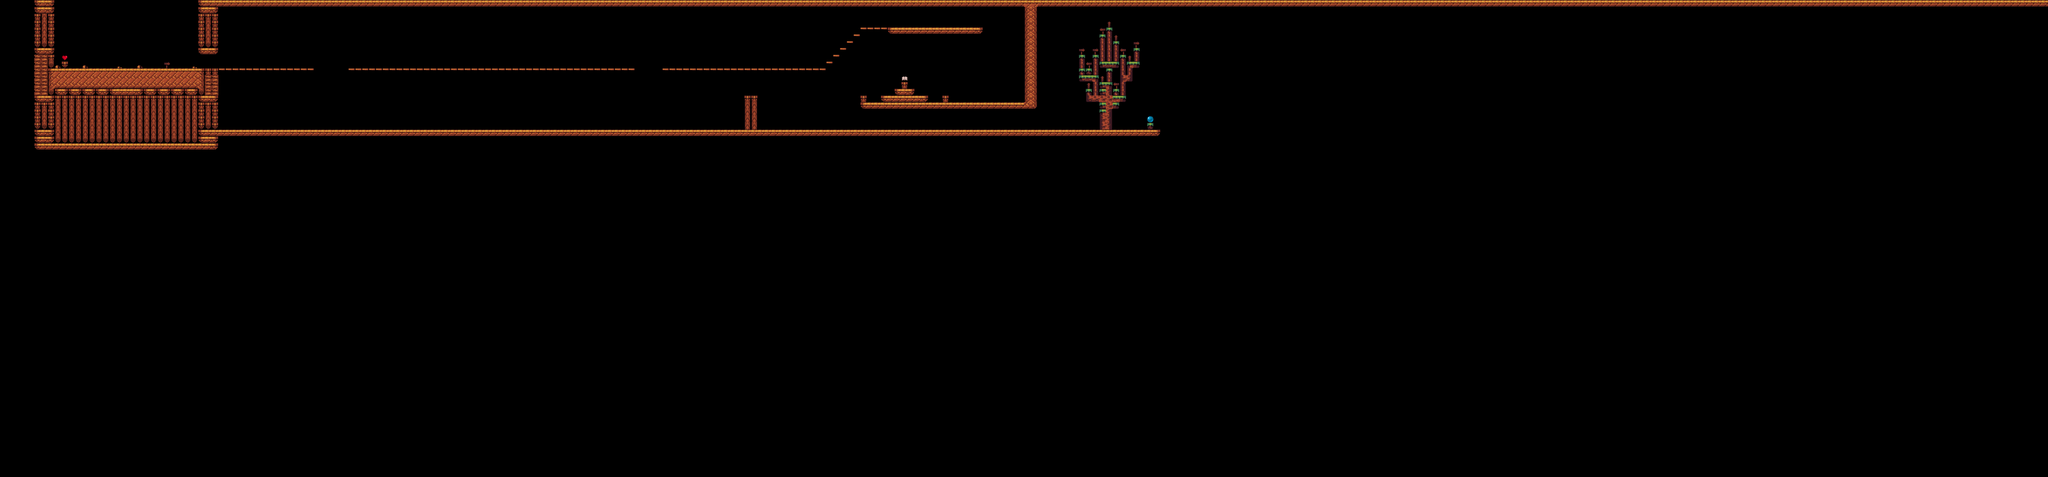

This game map was drawn from its Tiled (.tmx) file and the tilesets committed beside it. A one-line description and the trimmed map source follow:
An orthogonal 300x70 tile map with 32x32 px tiles, 1 tile layer (Tile Layer 1).

<map version="1.0" tiledversion="1.0.3" orientation="orthogonal" renderorder="right-down" width="300" height="70" tilewidth="32" tileheight="32" nextobjectid="1">
 <tileset firstgid="1" source="splash.tsx" />
 <layer name="Tile Layer 1" width="300" height="70">
  <data>[21000 cells, 1061 non-empty, 46 distinct tile ids]</data>
 </layer>
</map>